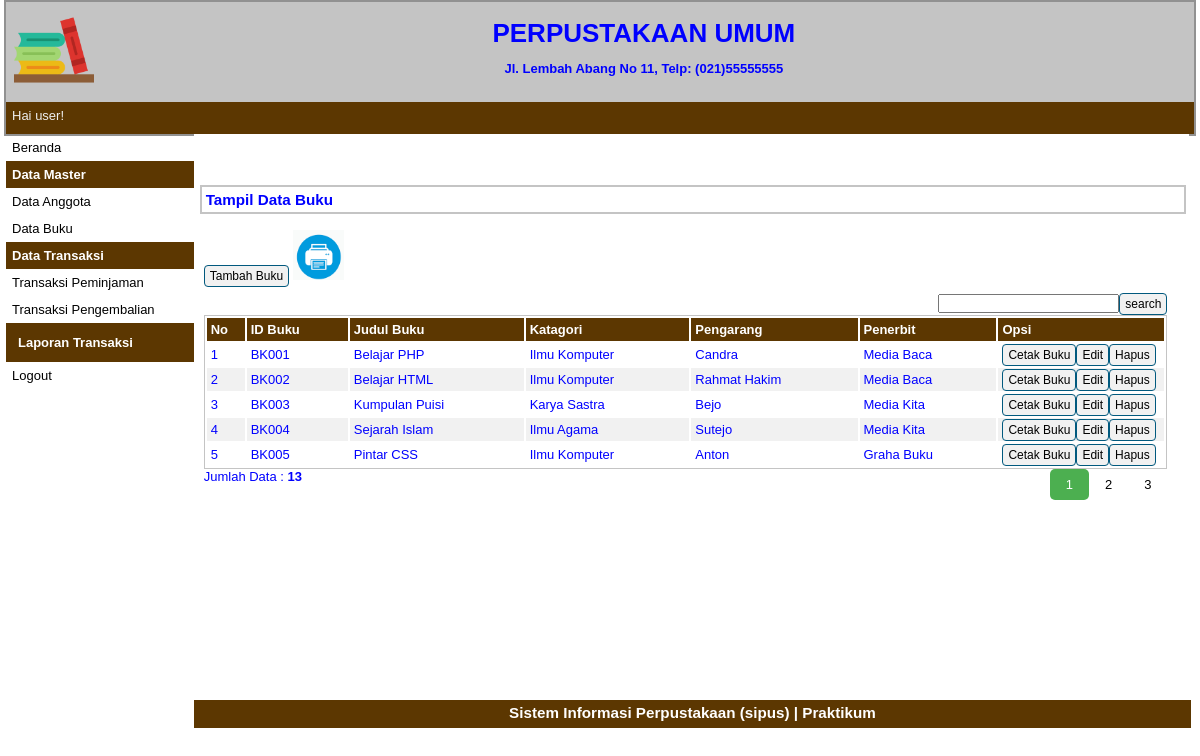
The app's page /index.php?p=buku (signed in) with its own data.
### tables this page shows
CREATE TABLE `tbbuku` (
  `idbuku` varchar(5) NOT NULL,
  `judulbuku` varchar(50) NOT NULL,
  `kategori` varchar(50) NOT NULL,
  `pengarang` varchar(40) NOT NULL,
  `penerbit` varchar(40) NOT NULL,
  `status` varchar(10) NOT NULL
);

### pages/buku.php (the view, shortened to what this page needs)
<div id="label-page">
    <h3>Tampil Data Buku</h3>
</div>
<div id="content">
    <p id="tombol-tambah-container"><a href="index.php?p=buku-input" class="tombol">Tambah Buku</a>
        <a target="_blank" href="pages/cetak-buku.php"><img src="print.png" height="50px" height="50px"></a>
    <FORM CLASS="form-inline" METHOD="POST">
        <div align="right">
            <form method=post><input type="text" name="pencarian"><input type="submit" name="search" value="search" class="tombol"></form>
    </FORM>
    </p>
    <table id="tabel-tampil">
        <tr>
            <th id="label-tampil-no">No</th>
            <th>ID Buku</th>
            <th>Judul Buku</th>
            <th>Katagori</th>
            <th>Pengarang</th>
            <th>Penerbit</th>
            <th id="label-opsi">Opsi</th>
        </tr>
        <?php
        $batas = 5;
        extract($_GET);
        if (empty($hal)) {
            $posisi = 0;
            $hal = 1;
            $nomor = 1;
        } else {
            $posisi = ($hal - 1) * $batas;
            $nomor = $posisi + 1;
        }
        if ($_SERVER['REQUEST_METHOD'] == "POST") {
            $pencarian = trim(mysqli_real_escape_string($db, $_POST['pencarian']));
            if ($pencarian != "") {
                $sql = "SELECT * FROM tbbuku WHERE judulbuku LIKE '%$pencarian%' OR pengarang LIKE '%$pencarian%' OR
						penerbit LIKE '%$pencarian%'";
                $query = $sql;
                $queryJml = $sql;
            } else {
                $query = "SELECT * FROM tbbuku LIMIT $posisi, $batas";
                $queryJml = "SELECT * FROM tbbuku";
                $no = $posisi * 1;
            }
        } else {
            $query = "SELECT * FROM tbbuku LIMIT $posisi, $batas";
            $queryJml = "SELECT * FROM tbbuku ";
        }
        $q_tampil_buku = mysqli_query($db, $query);
        if (mysqli_num_rows($q_tampil_buku) > 0) {
            while ($r_tampil_buku = mysqli_fetch_array($q_tampil_buku)) {
        ?>
                <tr>
                    <td><?php echo $nomor; ?></td>
                    <td><?php echo $r_tampil_buku['idbuku']; ?></td>
                    <td><?php echo $r_tampil_buku['judulbuku']; ?></td>
                    <td><?php echo $r_tampil_buku['kategori']; ?></td>
                    <td><?php echo $r_tampil_buku['pengarang']; ?></td>
                    <td><?php echo $r_tampil_buku['penerbit']; ?></td>
                    <td>
                        <div class="tombol-opsi-container"><a target="_blank" href="pages/cetak_buku.php?id=<?php echo $r_tampil_buku['idbuku']; ?>" class="tombol">Cetak Buku</a></div>
                        <div class="tombol-opsi-container"><a href="index.php?p=buku-edit&id=<?php echo $r_tampil_buku['idbuku']; ?>" class="tombol">Edit</a></div>
                        <div class="tombol-opsi-container"><a href="proses/buku-hapus.php?id=<?php echo $r_tampil_buku['idbuku']; ?>" onclick="return confirm ('Apakah Anda Yakin Akan Menghapus Data Ini?')" class="tombol">Hapus</a></div>
                    </td>
                </tr>
        <?php $nomor++;
            }
        } else {
            echo "<tr><td colspan=6>Data Tidak Ditemukan</td></tr>";
        } ?>
    </table>
    <?php
    if (isset($_POST['pencarian'])) {
        if ($_POST['pencarian'] != '') {
            echo "<div style=\"float:left;\">";
            $jml = mysqli_num_rows(mysqli_query($db, $queryJml));
            echo "Data Hasil Pencarian: <b>$jml</b>";
            echo "</div>";
        }
    } else { ?>
        <div style="float: left;">
            <?php
            $jml = mysqli_num_rows(mysqli_query($db, $queryJml));
            echo "Jumlah Data : <b>$jml</b>";
            ?>
        </div>
        <div class="pagination">
            <?php
            $jml_hal = ceil($jml / $batas);
            for ($i = 1; $i <= $jml_hal; $i++) {
                if ($i != $hal) {
                    echo "<a href=\"?p=buku&hal=$i\">$i</a>";
                } else {
                    echo "<a class=\"active\">$i</a>";
                }
            }
            ?>
        </div>
    <?php
    }
    ?>
</div>

### style.css (style rules this page uses)
* { margin:0px; padding:0px }
body { font-family:sans-serif; font-size:13px; color:blue; }
.pagination { display: inline-block; }
.pagination a { color: black; float: left; padding: 8px 16px; text-decoration: none; }
.pagination a.active { background-color: #4CAF50; color: white; border-radius: 5px; }
#label-page { margin-top:6px; margin-bottom:6px; margin-left:6px; border:2px solid #C4C4C4; padding:4px; width:97.9%; }
#content { float:left; width:96.8%; min-height:454px; background-image : border:2px solid #C4C4C4; padding:10px; margin-bottom:6px; }
.tombol { border-radius:4px; font-size:12px; text-decoration:none; background-color:#F1F1F1; padding-top:3px; padding-bottom:3px; padding-left:5px; padding-right:5px; border:1px solid #01597E; color:black; }
#tombol-tambah-container { margin-bottom:10px; }
#tabel-tampil { border:1px solid #C4C4C4; width:100%; }
#tabel-tampil tr:nth-child(odd) { background-color:#F1F1F1; }
#tabel-tampil tr th { background-color:#5C3701; color:#FFFFFF; padding:4px; text-align:left; }
#tabel-tampil td { padding:4px; }
#label-tampil-no { width:30px; }
#label-opsi { width:158px; font-weight:bold; }
.tombol-opsi-container { float:left; }

### records on screen
tbbuku: idbuku "BK001", judulbuku "Belajar PHP", kategori "Ilmu Komputer", pengarang "Candra", penerbit "Media Baca"
tbbuku: idbuku "BK002", judulbuku "Belajar HTML", kategori "Ilmu Komputer", pengarang "Rahmat Hakim", penerbit "Media Baca"
tbbuku: idbuku "BK003", judulbuku "Kumpulan Puisi", kategori "Karya Sastra", pengarang "Bejo", penerbit "Media Kita"
tbbuku: idbuku "BK004", judulbuku "Sejarah Islam", kategori "Ilmu Agama", pengarang "Sutejo", penerbit "Media Kita"
tbbuku: idbuku "BK005", judulbuku "Pintar CSS", kategori "Ilmu Komputer", pengarang "Anton", penerbit "Graha Buku"

### other values on screen
$_SESSION['sesi'] "user"
$jml "13"
